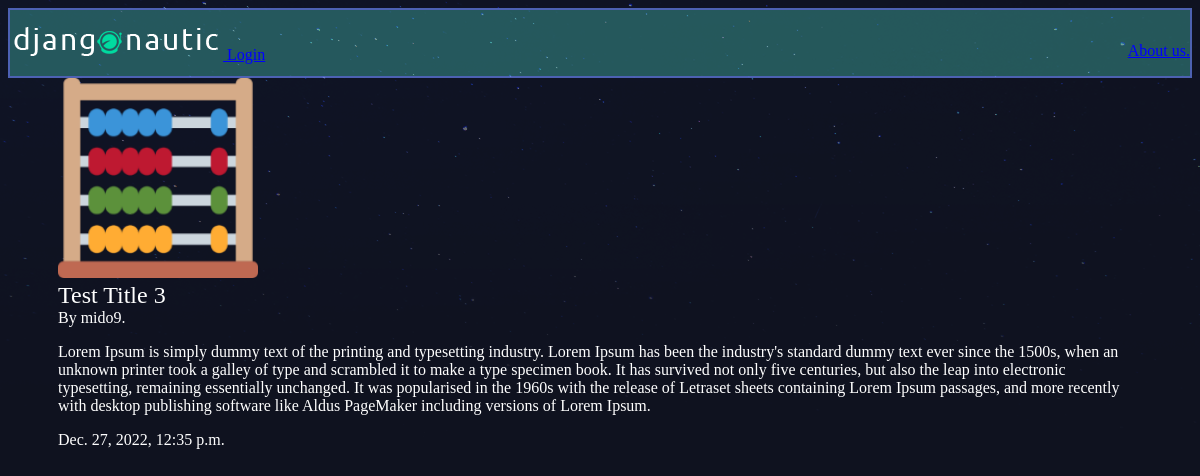
Screenshot of /articles/Test-3/ with the database file from the repository.
### articles/models.py (models this page shows, shortened)
class Article(models.Model):
  title = models.CharField(max_length=100)
  slug = models.SlugField()
  body = models.TextField()
  date = models.DateTimeField(auto_now_add=True)
  thumb = models.ImageField(default='default.png', blank=True)
  author = models.ForeignKey(User, on_delete=models.CASCADE, default=None)

### articles/views.py (the view)
# urls.py: path('<slug:slug>/', views.article_details, name = "detail"),
def article_details(request, slug):
  article = Article.objects.get(slug=slug)
  return render(request, "articles/article_detail.html", {'article':article})

### articles/templates/articles/article_detail.html
{% extends 'base_layout.html' %} {% block content %}
<div class="article-detail">
  <div class="article">
    <img src="{{article.thumb.url}}"  width=200px, height=200px>
    <h2>{{article.title}}</h2>
    <p style="
    margin-top: 0px;
">By {{article.author}}.</p>
    <p>{{article.body}}</p>
    <p>{{article.date}}</p>
  </div>
</div>
{%endblock%}

### assets/styles.css (style rules this page uses)
body { background-color: #0f121f; background-image: url(/assets/stars.png); background-repeat: no-repeat; color: #fff; }
body * { font-family: Ubuntu; }
h1, h2, h3, h4, h5 { font-weight: normal; margin: 0; }

### rows the page displays
Article: thumb (picture), title "Test Title 3", author "mido9", body "Lorem Ipsum is simply dummy text of the printing and typesetting industry. Lorem Ipsum has been the industry's standard dummy text ever since the 1500s, when an unknown printer took a galley of type and scrambled it to make a type specimen book. It has survived not only five centuries, but also the leap into electronic typesetting, remaining essentially unchanged. It was popularised in the 1960s with the release of Letraset sheets containing Lorem Ipsum passages, and more recently with desktop publishing software like Aldus PageMaker including versions of Lorem Ipsum.", date "Dec. 27, 2022, 12:35 p.m."
